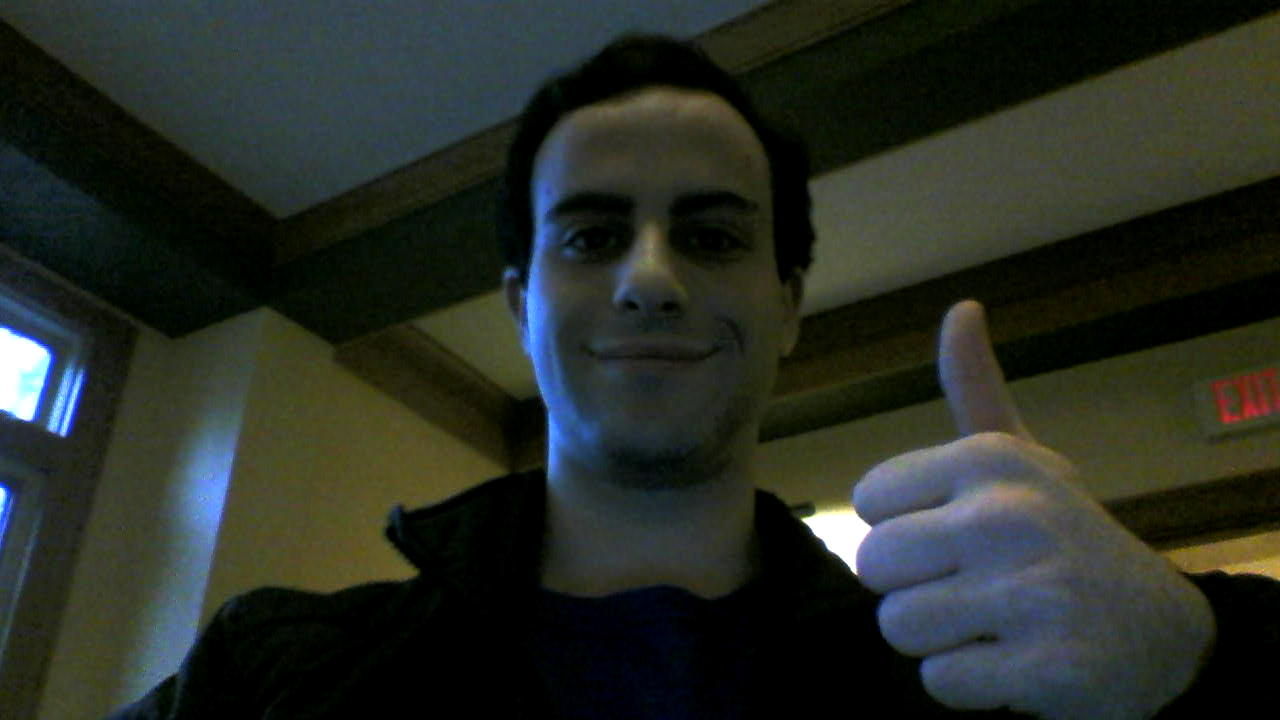
#> input picture camera/pic.jpg, 1280 x 720 px; its folder holds only this picture in this run
$ python -i faces.py   (imports and definitions only)   (Python 2 division)
#> lines starting #> are read from the running program, lines starting #| are printed output that depends on the picture
"""
This is a more complicated example of a "receiver" function.
It gets all the request arguments from a web call. The request
should include "first" and "last" arguments, that specify the
range of frames to process.

For example /do/faces/?first=7&last=16 would process the 7th
through 16th (inclusive) frames captured by the camera, 10
frames in all.

By default I pass the database pointer and a request object.

"""

import simplejson as json
from models import CameraFrame
import os
import settings
import cv2
import itertools
from identity import convert_to_jpg
face_cascade = None

def faces(*args, **kwargs):
        """
        Detects and shows faces
        """

        session = kwargs["session"]
        request = kwargs["request"]

        first_index = int(request.args.get("first"))
        last_index = int(request.args.get("last"))

        image_locations = [convert_to_jpg(x.location) for x in session.query(CameraFrame).all()][first_index:last_index+1]
        #print len(image_locations)

        global face_cascade
        if face_cascade == None:
                face_cascade = cv2.CascadeClassifier("data/haarcascade_frontalface_alt.xml")


        faces_list_of_lists = map(detect_faces, image_locations)
        faces = list(itertools.chain.from_iterable(faces_list_of_lists))

        return json.dumps(faces)


def detect_faces(image_location):
#> called with image_location = '../../camera/pic.jpg'
        scale = 4
        inverse_scale = 1/float(scale)

        image = cv2.imread(image_location)
#> image is the input picture: shape (720, 1280, 3); mean B, G, R 36.9, 44.2, 39.1

        small_image = None
        small_image = cv2.resize(image, (0, 0), small_image, inverse_scale, inverse_scale, cv2.INTER_NEAREST)
        gray_image = cv2.cvtColor(small_image, cv2.COLOR_BGR2GRAY)
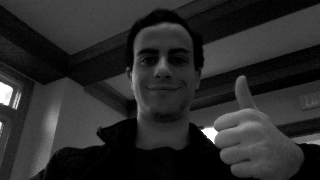
#> gray_image: shape (180, 320); min 0, max 255, mean 42
        equalized_image = cv2.equalizeHist(gray_image)
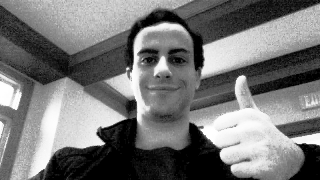
#> equalized_image: shape (180, 320); min 0, max 255, mean 118.3

        global face_cascade
#> (the run stopped early here; a loop or call above may not have finished)
